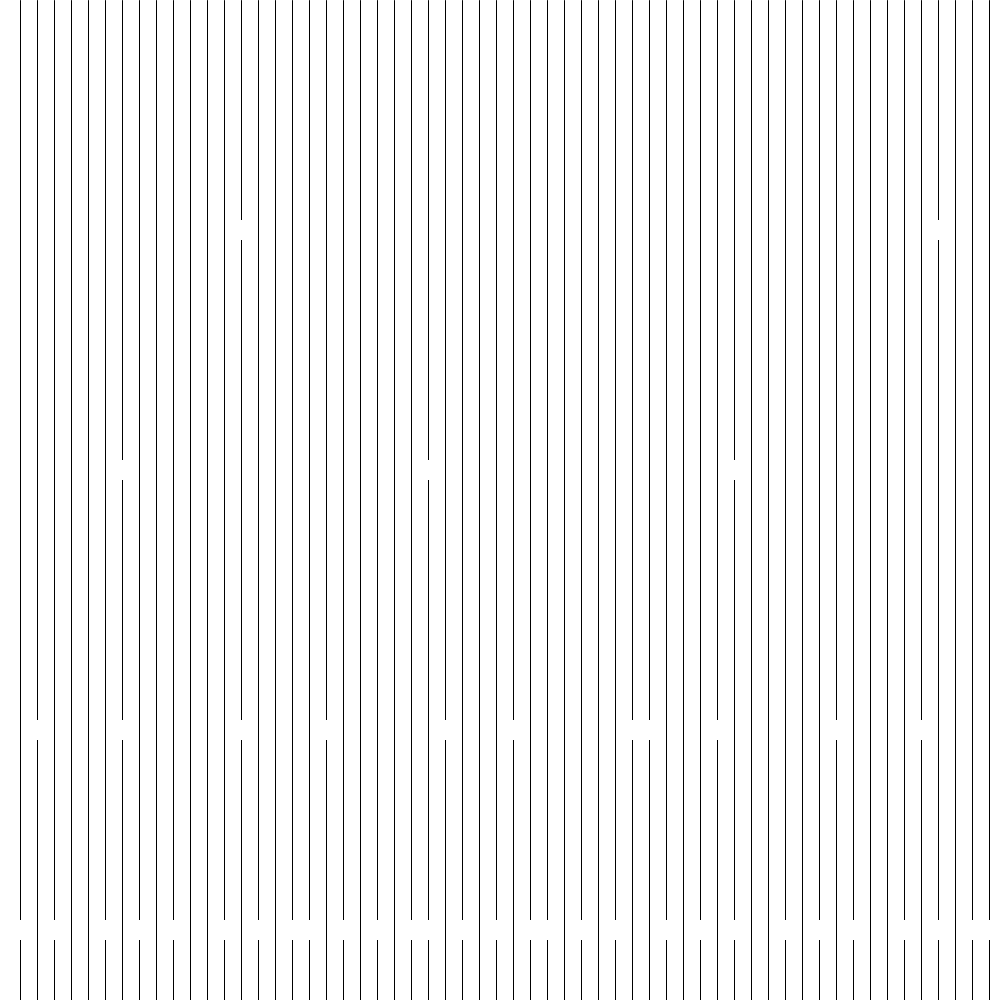
Frame 1 (no input)
Frame 60 (the mouse pressed at the canvas centre just before this capture): identical to frame 1, image omitted
Frame 120 (the mouse held since frame 60 and released just before this capture): identical to frame 1, image omitted

The Processing sketch that drew this single still picture (run headless with seeded random() and noise(); from frame 60 on, the mouse is pressed at the canvas centre):

// Processing sketch: sketch_19
// ── sketch_19.pde



void setup() {
  size(1000, 1000);
  rectMode(CENTER);
  background(255);
  
  for(int i = 10; i < height; i += 17){
  strokeWeight(1);
  stroke(0);
  line(10+i, 0, 10+i, 1000);
}
 
}

void draw() {
int sz = 20;
int y1 = 90;
  noStroke();
  fill(255);
  for(int i = 0; i < width; i += 700){
  rect(240+i, 230, sz, sz);
  }
  
  for(int i = 0; i < width; i += 400-y1){
  rect(120 + i, 470, sz, sz);
}

for(int i = 0; i < width; i += 200){
rect(40 + i, 730, sz, sz);
rect(120 + i, 730, sz, sz);
}

for(int i = 0; i < width; i += 40){
rect(20 + i, 930, sz, sz);
}
  
  
  
    save("tiff/output/image###.tiff");
     save("png/output/image###.png");

    println(mouseX, mouseY);
}
